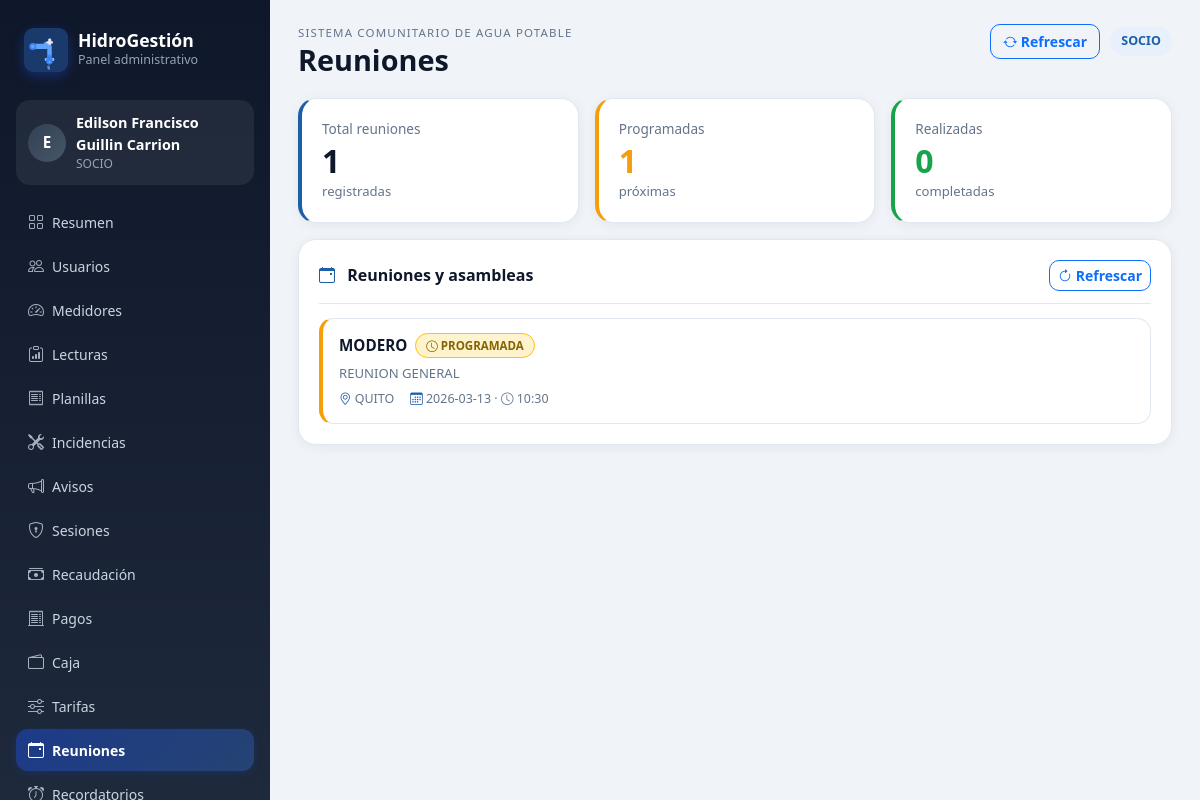
Page /dashboard/reuniones (signed in) on the committed database.
### app/models.py (models this page shows)
class TimestampMixin:
    creado_en = db.Column(db.DateTime, default=datetime.utcnow, nullable=False)
    actualizado_en = db.Column(db.DateTime, onupdate=datetime.utcnow)

class Reunion(TimestampMixin, db.Model):
    __tablename__ = 'reuniones'
    id = db.Column(db.Integer, primary_key=True)
    junta_id = db.Column(db.Integer, db.ForeignKey('juntas_agua.id'), nullable=False)
    creado_por = db.Column(db.Integer, db.ForeignKey('usuarios.id'), nullable=False)
    titulo = db.Column(db.String(150), nullable=False)
    descripcion = db.Column(db.Text)
    lugar = db.Column(db.String(150))
    fecha = db.Column(db.String(10), nullable=False)
    hora = db.Column(db.String(8), nullable=False)
    estado = db.Column(db.String(20), default='PROGRAMADA', nullable=False)
    junta = db.relationship('JuntaAgua', backref='reuniones')
    creador = db.relationship('Usuario', backref='reuniones_creadas')

### app/routes/dashboard.py (the view, shortened to what this page needs)
@dashboard_bp.route('/reuniones', methods=['GET', 'POST'])
@dashboard_required
def reuniones_view():
    return render_template('dashboard/reuniones.html', reuniones=Reunion.query.order_by(Reunion.fecha.desc(), Reunion.hora.desc()).all())

### app/routes/dashboard.py (called while the page is built)
def dashboard_required(view_func):
    from functools import wraps
    @wraps(view_func)
    def wrapper(*args, **kwargs):
        if not session.get('web_user_id'):
            return redirect(url_for('dashboard.login_page'))
        return view_func(*args, **kwargs)
    return wrapper

### app/templates/dashboard/reuniones.html (shortened to what this page needs)
{% extends 'dashboard/base.html' %}
{% block page_title %}Reuniones{% endblock %}
{% block content %}
{% set total = reuniones|length %}
{% set programadas = reuniones|selectattr('estado','eq','PROGRAMADA')|list|length %}
{% set realizadas = reuniones|selectattr('estado','eq','REALIZADA')|list|length %}
<div class="row g-3 mb-3">
    <div class="col-md-4">
        <div class="metric-card" style="border-left:4px solid #1a5fa8;">
            <div class="metric-card__label">Total reuniones</div>
            <div class="metric-card__value">{{ total }}</div>
            <div class="metric-card__hint">registradas</div>
        </div>
    </div>
    <div class="col-md-4">
        <div class="metric-card" style="border-left:4px solid #f59e0b;">
            <div class="metric-card__label">Programadas</div>
            <div class="metric-card__value" style="color:#f59e0b;">{{ programadas }}</div>
            <div class="metric-card__hint">próximas</div>
        </div>
    </div>
    <div class="col-md-4">
        <div class="metric-card" style="border-left:4px solid #16a34a;">
            <div class="metric-card__label">Realizadas</div>
            <div class="metric-card__value" style="color:#16a34a;">{{ realizadas }}</div>
            <div class="metric-card__hint">completadas</div>
        </div>
    </div>
</div>
<div class="row g-3">
    <div class="col-lg-{% if session.get('web_role') == 'ADMIN' %}8{% else %}12{% endif %}">
        <div class="panel-card">
            <div class="panel-card__header">
                <h3 class="panel-card__title">
                    <i class="bi bi-calendar-event me-2" style="color:#1a5fa8;"></i>
                    Reuniones y asambleas
                </h3>
                <a class="btn btn-sm btn-outline-primary" href="{{ url_for('dashboard.refresh_page') }}">
                    <i class="bi bi-arrow-clockwise"></i> Refrescar
                </a>
            </div>
            {% if reuniones %}
            <div class="list-stack">
                {% for r in reuniones %}
                <div style="
                    border:1px solid #e2e8f0;
                    border-radius:14px;
                    padding:14px 16px;
                    border-left:4px solid
                    {% if r.estado == 'REALIZADA' %}#16a34a
                    {% elif r.estado == 'CANCELADA' %}#dc2626
                    {% else %}#f59e0b{% endif %};
                    transition:box-shadow .2s;
                " onmouseover="this.style.boxShadow='0 4px 16px rgba(0,0,0,.08)'"
                   onmouseout="this.style.boxShadow='none'">
                    <div style="display:flex; justify-content:space-between; align-items:flex-start; gap:10px;">
                        <div style="flex:1;">
                            <div style="display:flex; align-items:center; gap:8px; flex-wrap:wrap; margin-bottom:6px;">
                                <span style="font-weight:700; font-size:.95rem; color:#0f172a;">{{ r.titulo }}</span>
                                {% if r.estado == 'PROGRAMADA' %}
                                <span style="padding:3px 10px;border-radius:999px;font-size:.72rem;font-weight:700;background:#fff3cd;color:#856404;border:1px solid #ffc107;">
                                    <i class="bi bi-clock"></i> PROGRAMADA
                                </span>
                                {% elif r.estado == 'REALIZADA' %}
                                <span style="padding:3px 10px;border-radius:999px;font-size:.72rem;font-weight:700;background:#d1e7dd;color:#0f5132;border:1px solid #198754;">
                                    <i class="bi bi-check-circle"></i> REALIZADA
                                </span>
                                {% elif r.estado == 'CANCELADA' %}
                                <span style="padding:3px 10px;border-radius:999px;font-size:.72rem;font-weight:700;background:#fee2e2;color:#dc2626;border:1px solid #dc2626;">
                                    <i class="bi bi-x-circle"></i> CANCELADA
                                </span>
                                {% else %}
                                <span style="padding:3px 10px;border-radius:999px;font-size:.72rem;font-weight:600;background:#f1f5f9;color:#64748b;">
                                    {{ r.estado }}
                                </span>
                                {% endif %}
                            </div>
                            {% if r.descripcion %}
                            <div style="font-size:.82rem; color:#64748b; margin-bottom:6px;">
                                {{ r.descripcion[:120] ~ '...' if r.descripcion|length > 120 else r.descripcion }}
                            </div>
                            {% endif %}
                            <div style="display:flex; gap:16px; flex-wrap:wrap;">
                                {% if r.lugar %}
                                <div style="font-size:.78rem; color:#64748b;">
                                    <i class="bi bi-geo-alt" style="color:#1a5fa8;"></i>
                                    {{ r.lugar }}
                                </div>
                                {% endif %}
                                <div style="font-size:.78rem; color:#64748b;">
                                    <i class="bi bi-calendar3" style="color:#1a5fa8;"></i>
                                    {{ r.fecha or '-' }}
                                    {% if r.hora %}
                                    · <i class="bi bi-clock"></i> {{ r.hora }}
                                    {% endif %}
                                </div>
                            </div>
                        </div>
                    </div>
                </div>
                {% endfor %}
            </div>
            {% else %}
            <div class="empty-state">
                <i class="bi bi-calendar-x" style="font-size:2rem;display:block;margin-bottom:8px;color:#cbd5e1;"></i>
                No hay reuniones registradas.
            </div>
            {% endif %}
        </div>
    </div>
</div>
{% endblock %}

### app/static/css/style.css (style rules this page uses)
:root { --bg: #f0f4f8; --card: #ffffff; --primary: #1a5fa8; --primary-light: #e8f0fb; --primary-dark: #0d3f72; --dark: #0f172a; --muted: #64748b; --border: #e2e8f0; --success: #16a34a; --warning: #f59e0b; --danger: #dc2626; --sidebar-width: 270px; }
* { box-sizing: border-box; }
body.app-body { background: var(--bg); color: #1e293b; font-family: 'Segoe UI', Tahoma, sans-serif; margin: 0; }
.panel-card { background: var(--card); border-radius: 18px; padding: 20px; box-shadow: 0 2px 12px rgba(15,23,42,.06); border: 1px solid var(--border); height: auto; margin-bottom: 16px; }
.metric-card { background: var(--card); border-radius: 18px; padding: 20px; box-shadow: 0 2px 12px rgba(15,23,42,.06); border: 1px solid var(--border); height: 100%; transition: transform .2s, box-shadow .2s; }
.panel-card__header { display: flex; justify-content: space-between; align-items: center; margin-bottom: 14px; padding-bottom: 12px; border-bottom: 1px solid var(--border); }
.panel-card__title { margin: 0; font-size: 1rem; font-weight: 700; color: #0f172a; }
.metric-card__label { color: var(--muted); font-size: .85rem; margin-bottom: 4px; }
.metric-card__value { font-size: 2rem; font-weight: 800; color: #0f172a; line-height: 1.1; }
.metric-card__hint { color: var(--muted); font-size: .82rem; margin-top: 4px; }
.list-stack { display: grid; gap: 8px; }
.btn { border-radius: 10px; font-weight: 600; font-size: .875rem; transition: all .2s; }

### rows in the picture
Reunion: titulo "MODERO", estado "PROGRAMADA" (drawn), descripcion "REUNION GENERAL", lugar "QUITO", fecha "2026-03-13", hora "10:30"

### other values in the picture
{{ (session.get('web_name', 'A')[:1]).upper() }} "E"
{{ session.get('web_name') }} "Edilson Francisco Guillin Carrion"
{{ session.get('web_role') }} "SOCIO"
{{ total }} "1"
{{ programadas }} "1"
{{ realizadas }} "0"
